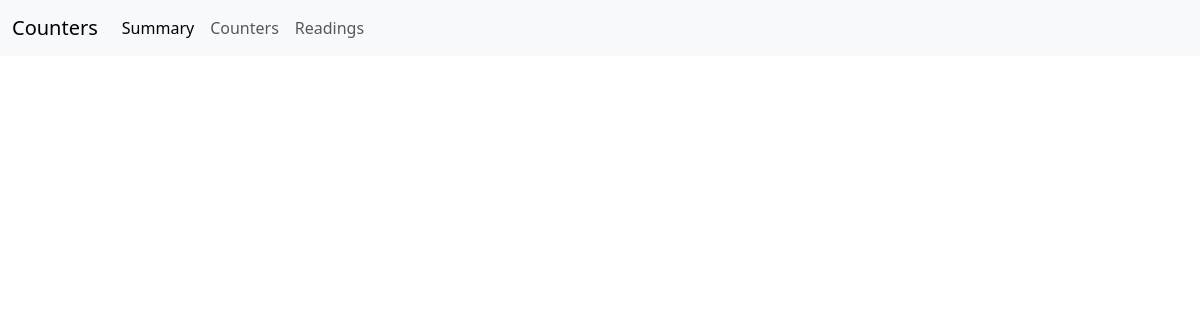
Page /counters/summary (signed in) on the earlier database version.
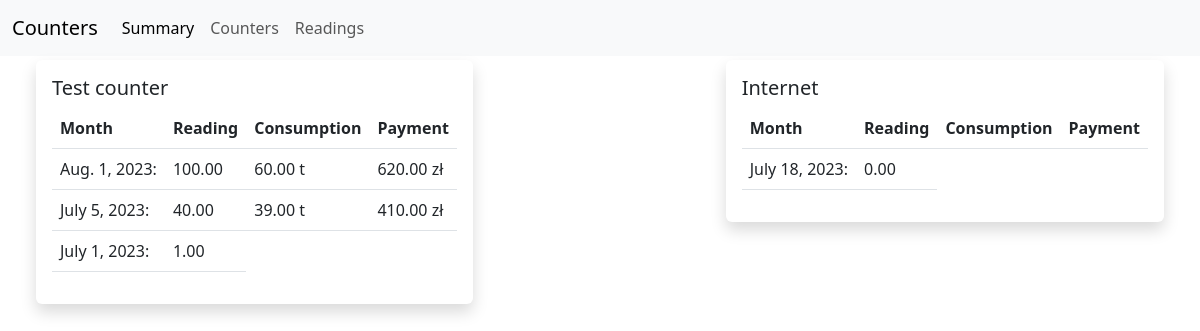
Same page on the later database version.
### counters/models.py (models this page shows, shortened)
class Counter(models.Model):
    user = models.ForeignKey(
        get_user_model(), on_delete=models.CASCADE, related_name="counters"
    )
    title = models.CharField(max_length=60)
    unit = models.CharField(max_length=60, blank=True, null=True)
    price_per_unit = models.DecimalField(max_digits=5, decimal_places=2, default=0)
    fixed_price = models.DecimalField(max_digits=5, decimal_places=2, default=0)

class Reading(models.Model):
    class Meta:
        ordering = ("-date",)
    counter = models.ForeignKey(
        "Counter", related_name="readings", on_delete=models.CASCADE
    )
    date = models.DateField()
    value = models.DecimalField(max_digits=10, decimal_places=2)
    def get_previous_reading(self):
        return self.counter.readings.filter(pk__lt=self.pk).order_by("-pk").first()
    def usage_in_units(self):
        previous_reading = self.get_previous_reading()
        if previous_reading:
            return float(self.value) - float(previous_reading.value)
    def payment(self):
        if self.get_previous_reading():
            if self.usage_in_units():
                total = self.usage_in_units() * float(self.counter.price_per_unit)
                return total + float(self.counter.fixed_price) if self.counter.fixed_price else total
            return self.counter.fixed_price

### counters/views.py (the view)
# urls.py: path("counters/summary", SummaryView.as_view(), name="summary"),
class SummaryView(ListView):
    model = Counter
    template_name = "counters/summary.html"
    def get_queryset(self):
        queryset = super().get_queryset()
        queryset = queryset.filter(user=self.request.user)
        return queryset

### counters/templates/counters/summary.html
{% extends "counters/dashboard.html" %}
{% block data %}
<div class="row justify-content-between">
    {% for object in object_list %}
    {% with counter=object %}
    <div class="col-auto  m-1 g-1">
        {% include 'counters/partials/summary_per_month_table.html' %}
    </div>
    {% endwith %}
    {% endfor %}
</div>
{% endblock %}

### counters/templates/counters/partials/summary_per_month_table.html
<div class="card border-0 shadow rounded">
    <div class="card-body">
        <h5 class="card-title">{{ counter.title }}</h5>
        <table class="table table-hover">
            <thead>
            <tr>
                <th>Month</th>
                <th>Reading</th>
                <th>Consumption</th>
                <th>Payment</th>
            </tr>
            </thead>
            <tr>
                {% for reading in counter.readings.all %}
            <tr>
                <td>{{ reading.date }}:</td>
                <td>{{ reading.value }}</td>
                {% if reading.usage_in_units %}
                <td>{{ reading.usage_in_units|floatformat:2 }} {{ counter.unit }}</td>
                {% endif %}
                {% if reading.payment %}
                <td>{{ reading.payment|floatformat:2 }} zł</td>
                {% endif %}
            </tr>
            {% endfor %}
            </tr>
        </table>
    </div>
</div>

Differences in the rows shown:
added Counter: title "Test counter", unit "t"
added Reading: date "Aug. 1, 2023", value "100.00", usage_in_units "60.00", payment "620.00", shown under "Test counter"
added Reading: date "July 5, 2023", value "40.00", usage_in_units "39.00", payment "410.00", shown under "Test counter"
added Reading: date "July 1, 2023", value "1.00", shown under "Test counter"
added Counter: title "Internet"
added Reading: date "July 18, 2023", value "0.00", shown under "Internet"
